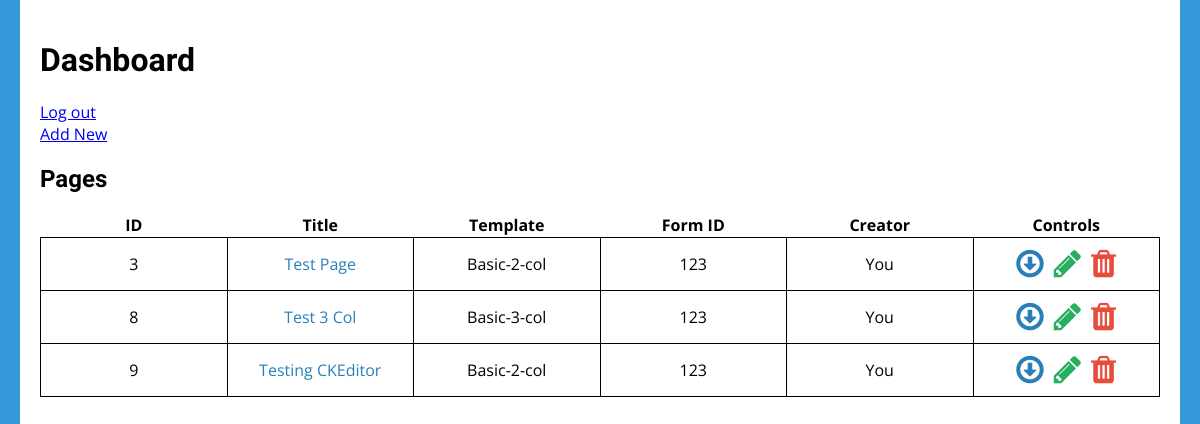
/index.php?u=mwood (signed in), run on the app's committed database.
### tables this page shows
CREATE TABLE `pages` (
  `page_id` int(11) NOT NULL AUTO_INCREMENT,
  `page_title` varchar(100) DEFAULT NULL,
  `template` varchar(100) DEFAULT NULL,
  `created_by` varchar(100) DEFAULT NULL,
  `head_content` varchar(1000) DEFAULT NULL,
  PRIMARY KEY (`page_id`)
);

CREATE TABLE `content` (
  `page_id` int(11) NOT NULL,
  `form_id` int(11) DEFAULT NULL,
  `headline` varchar(200) DEFAULT NULL,
  `subhead` varchar(200) DEFAULT NULL,
  `content_one` varchar(1000) DEFAULT NULL,
  `content_two` varchar(1000) DEFAULT NULL,
  `content_three` varchar(1000) DEFAULT NULL,
  `content_four` varchar(1000) DEFAULT NULL,
  `content_five` varchar(1000) DEFAULT NULL,
  PRIMARY KEY (`page_id`)
);

### index.php (the view, shortened to what this page needs)
<?php
  include('./inc/connect.php');
  if(isset($_GET['u'])) {
    $user = $_GET['u'];
  } else if($_COOKIE['LoggedIn'] == 1) {
    $user = $_COOKIE['User'];
  }
  $sql = "SELECT * FROM pages INNER JOIN content ON pages.page_id=content.page_id";
  $result = $conn->query($sql);
?>
<!DOCTYPE html>
<html lang="en">
<head>
  <?php include('./inc/file-links.php'); ?>
  <link rel="stylesheet" href="./css/site.css">
</head>
<body>
</body>
</html>
<div class="container" id="dashboard">
  <h1>Dashboard</h1>
  <a href="log-out.php">Log out</a><br>
  <a href="create-page.php">Add New</a>
  <h2>Pages</h2>
  <table>
    <tr>
      <th>ID</th>
      <th>Title</th>
      <th>Template</th>
      <th>Form ID</th>
      <th>Creator</th>
      <th>Controls</th>
    </tr>
  <?php
    $result->data_seek(0);
    if($result->num_rows > 0) {
      while($row = $result->fetch_array(MYSQLI_ASSOC)) {
        $creator = $row['created_by'];
        if($row['created_by'] == $user) {$creator = "You";}
        echo "<tr>
        <td>{$row['page_id']}</td>
        <td><a href='page-preview.php?pid={$row['page_id']}'>{$row['page_title']}</a></td>
        <td>{$row['template']}</td>
        <td>{$row['form_id']}</td>
        <td>{$creator}</td>
        <td class='controls'><a href='download.php?pid={$row['page_id']}'><i class='fa fa-2x fa-arrow-circle-o-down'></i></a><a href='page-editor.php?u=$user&pid={$row['page_id']}'><i class='fa fa-2x fa-pencil'></a></i><a href='delete-page.php?u=$user&pid={$row['page_id']}'><i class='fa fa-2x fa-trash'></i></a></td>
        </tr>";
      }
    }
  ?>
  </table>
</div>

### css/site.css (style rules this page uses)
body, html { margin: 0; padding: 0; min-height: 100%; height: 100%; position: relative; background-color: #3498db; }
.container { display: block; margin: 0 auto; padding: 20px; max-width: 1160px; background-color: #fff; min-height: 100%; min-height: 100vh; box-sizing: border-box; }
* { font-family: 'Open Sans', sans-serif; }
h1, h2, h3, h4, h5, h6 { font-family: 'Oswald', sans-serif; }
#dashboard table { width: 100%; border-collapse: collapse; }
#dashboard table tr { text-align: center; }
#dashboard table td { width: 16.6667%; border: solid 1px #000; padding-top: 10px; padding-bottom: 10px; }
#dashboard table td a:link, #dashboard table td a:hover, #dashboard table td a:focus, #dashboard table td a:active, #dashboard table td a:visited { color: #2980b9; text-decoration: none; }
#dashboard table td.controls a:link, #dashboard table td.controls a:visited { display: inline; margin-right: 10px; text-decoration: none; color: #27ae60; transition: color .2s linear; }
#dashboard table td.controls a:link:nth-child(1), #dashboard table td.controls a:visited:nth-child(1) { color: #2980b9; }
#dashboard table td.controls a:link:nth-child(3), #dashboard table td.controls a:visited:nth-child(3) { color: #e74c3c; margin-right: 0; }

### data on the page
pages: content.page_id "3", page_title "Test Page", template "Basic-2-col", content.form_id "123", created_by "You"
pages: content.page_id "8", page_title "Test 3 Col", template "Basic-3-col", content.form_id "123", created_by "You"
pages: content.page_id "9", page_title "Testing CKEditor", template "Basic-2-col", content.form_id "123", created_by "You"
